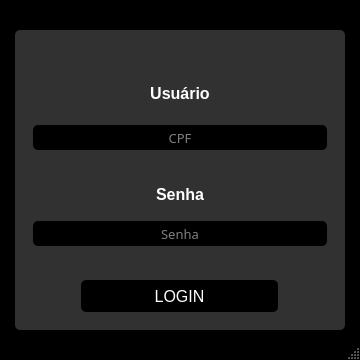
<?xml version="1.0" encoding="UTF-8"?>
<ui version="4.0">
 <class>MainWindowLogin</class>
 <widget class="QMainWindow" name="MainWindowLogin">
  <property name="geometry">
   <rect>
    <x>0</x>
    <y>0</y>
    <width>360</width>
    <height>360</height>
   </rect>
  </property>
  <property name="minimumSize">
   <size>
    <width>360</width>
    <height>360</height>
   </size>
  </property>
  <property name="maximumSize">
   <size>
    <width>360</width>
    <height>360</height>
   </size>
  </property>
  <property name="windowTitle">
   <string>MainWindow</string>
  </property>
  <property name="styleSheet">
   <string notr="true"/>
  </property>
  <widget class="QWidget" name="centralwidget">
   <property name="minimumSize">
    <size>
     <width>350</width>
     <height>360</height>
    </size>
   </property>
   <property name="styleSheet">
    <string notr="true">background-color: rgb(0, 0, 0);
</string>
   </property>
   <layout class="QVBoxLayout" name="verticalLayout">
    <property name="topMargin">
     <number>9</number>
    </property>
    <property name="rightMargin">
     <number>9</number>
    </property>
    <property name="bottomMargin">
     <number>9</number>
    </property>
    <item alignment="Qt::AlignHCenter|Qt::AlignVCenter">
     <widget class="QFrame" name="frame">
      <property name="sizePolicy">
       <sizepolicy hsizetype="Preferred" vsizetype="Preferred">
        <horstretch>0</horstretch>
        <verstretch>0</verstretch>
       </sizepolicy>
      </property>
      <property name="minimumSize">
       <size>
        <width>330</width>
        <height>300</height>
       </size>
      </property>
      <property name="maximumSize">
       <size>
        <width>330</width>
        <height>300</height>
       </size>
      </property>
      <property name="styleSheet">
       <string notr="true">background-color:rgb(49, 49, 49);
border-radius: 5px;</string>
      </property>
      <property name="frameShape">
       <enum>QFrame::StyledPanel</enum>
      </property>
      <property name="frameShadow">
       <enum>QFrame::Raised</enum>
      </property>
      <layout class="QVBoxLayout" name="verticalLayout_2">
       <item>
        <widget class="QLabel" name="label">
         <property name="text">
          <string>&lt;html&gt;&lt;head/&gt;&lt;body&gt;&lt;p align=&quot;center&quot;&gt;&lt;img src=&quot;:/icons/icons/login.png&quot;/&gt;&lt;/p&gt;&lt;/body&gt;&lt;/html&gt;</string>
         </property>
        </widget>
       </item>
       <item>
        <widget class="QFrame" name="frame_2">
         <property name="minimumSize">
          <size>
           <width>215</width>
           <height>100</height>
          </size>
         </property>
         <property name="maximumSize">
          <size>
           <width>315</width>
           <height>100</height>
          </size>
         </property>
         <property name="styleSheet">
          <string notr="true">QLabel{
color:white;
}

QLineEdit{
color: white;
border: None;
background-color: rgb(0, 0, 0);
font: 10pt &quot;MS SHel Dlg 2&quot;;
}

QFrame{
background-color:rgb(49, 49, 49)
}</string>
         </property>
         <property name="frameShape">
          <enum>QFrame::StyledPanel</enum>
         </property>
         <property name="frameShadow">
          <enum>QFrame::Raised</enum>
         </property>
         <layout class="QVBoxLayout" name="verticalLayout_6">
          <item alignment="Qt::AlignHCenter|Qt::AlignVCenter">
           <widget class="QLabel" name="lbl_Usuario">
            <property name="minimumSize">
             <size>
              <width>280</width>
              <height>10</height>
             </size>
            </property>
            <property name="maximumSize">
             <size>
              <width>300</width>
              <height>100</height>
             </size>
            </property>
            <property name="font">
             <font>
              <pointsize>10</pointsize>
             </font>
            </property>
            <property name="text">
             <string>&lt;html&gt;&lt;head/&gt;&lt;body&gt;&lt;p align=&quot;center&quot;&gt;&lt;span style=&quot; font-size:12pt; font-weight:600;&quot;&gt;Usuário&lt;/span&gt;&lt;/p&gt;&lt;/body&gt;&lt;/html&gt;</string>
            </property>
            <property name="alignment">
             <set>Qt::AlignCenter</set>
            </property>
           </widget>
          </item>
          <item>
           <widget class="QLineEdit" name="txtLogin">
            <property name="minimumSize">
             <size>
              <width>280</width>
              <height>25</height>
             </size>
            </property>
            <property name="maximumSize">
             <size>
              <width>300</width>
              <height>25</height>
             </size>
            </property>
            <property name="font">
             <font>
              <family>MS SHel Dlg 2</family>
              <pointsize>10</pointsize>
              <weight>50</weight>
              <italic>false</italic>
              <bold>false</bold>
             </font>
            </property>
            <property name="styleSheet">
             <string notr="true"/>
            </property>
            <property name="alignment">
             <set>Qt::AlignCenter</set>
            </property>
            <property name="placeholderText">
             <string>CPF</string>
            </property>
           </widget>
          </item>
         </layout>
        </widget>
       </item>
       <item>
        <widget class="QFrame" name="frame_3">
         <property name="minimumSize">
          <size>
           <width>215</width>
           <height>100</height>
          </size>
         </property>
         <property name="maximumSize">
          <size>
           <width>315</width>
           <height>100</height>
          </size>
         </property>
         <property name="styleSheet">
          <string notr="true">QLabel{
color:white;
}

QLineEdit{
color: white;
border: None;
background-color: rgb(0, 0, 0);
font: 10pt &quot;MS SHel Dlg 2&quot;;
}

QFrame{
background-color:rgb(49, 49, 49)
}</string>
         </property>
         <property name="frameShape">
          <enum>QFrame::StyledPanel</enum>
         </property>
         <property name="frameShadow">
          <enum>QFrame::Raised</enum>
         </property>
         <layout class="QVBoxLayout" name="verticalLayout_3">
          <item>
           <widget class="QLabel" name="lbl_Senha">
            <property name="minimumSize">
             <size>
              <width>280</width>
              <height>25</height>
             </size>
            </property>
            <property name="maximumSize">
             <size>
              <width>300</width>
              <height>25</height>
             </size>
            </property>
            <property name="font">
             <font>
              <pointsize>10</pointsize>
             </font>
            </property>
            <property name="text">
             <string>&lt;html&gt;&lt;head/&gt;&lt;body&gt;&lt;p align=&quot;center&quot;&gt;&lt;span style=&quot; font-size:12pt; font-weight:600;&quot;&gt;Senha&lt;/span&gt;&lt;/p&gt;&lt;/body&gt;&lt;/html&gt;</string>
            </property>
           </widget>
          </item>
          <item>
           <widget class="QLineEdit" name="txtSenha">
            <property name="minimumSize">
             <size>
              <width>280</width>
              <height>25</height>
             </size>
            </property>
            <property name="maximumSize">
             <size>
              <width>300</width>
              <height>25</height>
             </size>
            </property>
            <property name="font">
             <font>
              <family>MS SHel Dlg 2</family>
              <pointsize>10</pointsize>
              <weight>50</weight>
              <italic>false</italic>
              <bold>false</bold>
             </font>
            </property>
            <property name="styleSheet">
             <string notr="true"/>
            </property>
            <property name="echoMode">
             <enum>QLineEdit::Password</enum>
            </property>
            <property name="alignment">
             <set>Qt::AlignCenter</set>
            </property>
            <property name="placeholderText">
             <string>Senha</string>
            </property>
           </widget>
          </item>
         </layout>
        </widget>
       </item>
       <item alignment="Qt::AlignHCenter">
        <widget class="QFrame" name="frame_4">
         <property name="minimumSize">
          <size>
           <width>215</width>
           <height>50</height>
          </size>
         </property>
         <property name="maximumSize">
          <size>
           <width>315</width>
           <height>100</height>
          </size>
         </property>
         <property name="frameShape">
          <enum>QFrame::StyledPanel</enum>
         </property>
         <property name="frameShadow">
          <enum>QFrame::Raised</enum>
         </property>
         <layout class="QHBoxLayout" name="horizontalLayout">
          <item>
           <widget class="QPushButton" name="btnLogin">
            <property name="maximumSize">
             <size>
              <width>200</width>
              <height>100</height>
             </size>
            </property>
            <property name="font">
             <font>
              <pointsize>12</pointsize>
             </font>
            </property>
            <property name="cursor">
             <cursorShape>PointingHandCursor</cursorShape>
            </property>
            <property name="styleSheet">
             <string notr="true">QPushButton{
color: white;
background-color: rgb(0, 0, 0);
border-radius:5px;
}

QPushButton:hover{
color:black;
background-color: rgb(203, 135, 0);
border-radius:5px;
}


</string>
            </property>
            <property name="text">
             <string>LOGIN</string>
            </property>
           </widget>
          </item>
         </layout>
        </widget>
       </item>
      </layout>
     </widget>
    </item>
   </layout>
  </widget>
  <widget class="QStatusBar" name="statusbar"/>
 </widget>
 <resources>
  <include location="icons_.qrc"/>
 </resources>
 <connections/>
</ui>
